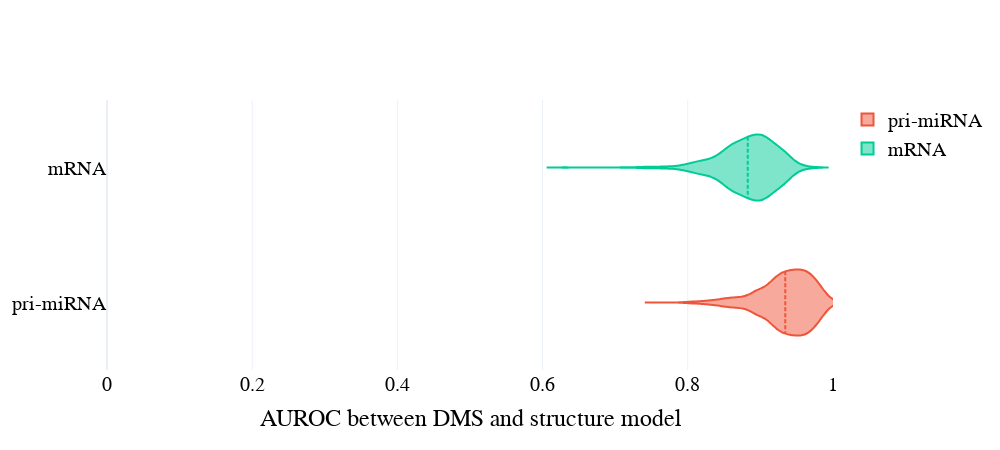

Write notebook code for a chart like this one.
### Code cell
# Make horizontal boxplot with plotly

import plotly.graph_objects as go

fig = go.Figure()

fig.add_trace(go.Violin(
    x=data_primiRNA['auroc_dms'],
    name='pri-miRNA',
    line_color='#EF553B',
    box_visible=False,
    points=False,
    meanline_visible=True
))  
fig.add_trace(go.Violin(
    x=data_mRNA['auroc_dms'],
    name='mRNA',
    line_color='#00CC96',
    box_visible=False,
    points=False,
    meanline_visible=True
))  

fig.update_layout(
    xaxis_range=[0, 1],
    template='plotly_white', font_color='black',
    font_family='time new romans', 
    font_size=20,
    xaxis_title='AUROC between DMS and structure model',
    width=1000,
    height=450
)

fig.show()

### Figure 1 — Plotly figure (JSON) as saved in the notebook; plotly's stock layout.template omitted (floating-point values rounded to 4 significant figures; data arrays with more than 128 entries replaced by an {"elided": "..."} marker saying what was removed)
{"data": [{"box": {"visible": false}, "line": {"color": "#EF553B"}, "meanline": {"visible": true}, "name": "pri-miRNA", "points": false, "type": "violin", "x": {"elided": "1107 float values"}}, {"box": {"visible": false}, "line": {"color": "#00CC96"}, "meanline": {"visible": true}, "name": "mRNA", "points": false, "type": "violin", "x": {"elided": "1503 float values"}}], "layout": {"font": {"color": "black", "family": "time new romans", "size": 20}, "height": 450, "width": 1000, "xaxis": {"range": [0, 1], "title": {"text": "AUROC between DMS and structure model"}}}}
